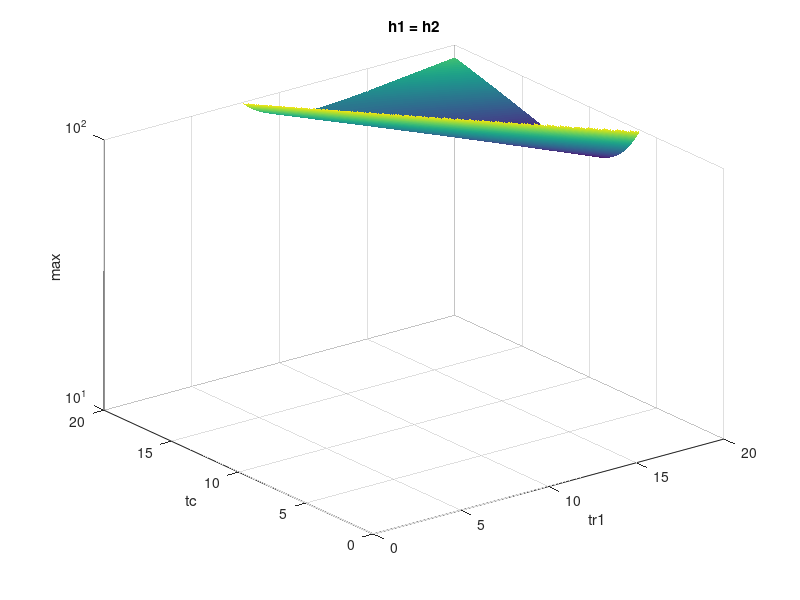

The MATLAB script that drew this image:
clear;
c = 3*10^8; f_c = 2.4*10^6; a = 0.5;
tc = [0:0.05:20];
tr1 = [0:0.05:20];
d1 = 23.7;   d2 = d1;               % 21.7403898
PL1 = c/(4*pi*f_c*d1)*exp(-a*d1/2); PL2 = c/(4*pi*f_c*d2)*exp(-a*d2/2);

Pn =  0.01;     % noise power
b1 = 1/(PL1); b2 = 1/(PL2);
Ts = 0.000025;        % 改distance相当于改h   
Pc = 1; D = 300; % packet size
h1 = 8;   h2 = 8;    z1 = h1^2;   z2 = h2^2;    % h is used as power gain
u1 = 0.3; u2 = u1;
% 迭代选取近似点（tr1,tr2），在每个近似点求解近似函数的最小值作为此处原函数的值，遍历更新近似点，直到连续两次迭代求解出的值之差<0.001, 然后将该值与原函数遍历求出的最小值比较（tr1、tr2、AoI）
% 每次迭代更新F值
% 先横向再纵向，tr2 = tr1
F = 1;      n = 2;
for i = 1:length(tr1)
    for j = 1:length(tc)
        tr1_t = tr1(i);                                         tr2_t = tr1_t;
        tc_t = tc(j);
        T_t = tr2_t + tr1_t + tc_t;
        tc1 = tc_t+tr2_t;                                       tc2 = tc_t+tr1_t;           
        
        E1 = u1*z1*tc1.*Pc/b1;                                  E2 = u2*z2*tc2.*Pc/b2;      %b1、b2是论文中D^2.7  

        Pr1 = E1./tr1_t;                                        Pr2 = E2./tr2_t;                
        
        gamma1 = Pr1.*z1./(b1*(Pn+h1*Pc));                      gamma2 = Pr2.*z2./(b2*(Pn+h2*Pc));
        
        r1 = D*Ts./tr1_t;                                       r2 = D*Ts./tr2_t;         % coding rate
        n1 = tr1_t./Ts;                                         n2 = tr2_t./Ts;           % blocklength 
        C1 = log2(1+gamma1);                                    C2 = log2(1+gamma2);    % Shannon capacity
        V1 = (2*gamma1+gamma1.^2)./(1+gamma1).^2;               V2 = (2*gamma2+gamma2.^2)./(1+gamma2).^2;        
        error1 = qfunc(sqrt(n1./V1).*(C1-r1).*log(2));          error2 = qfunc(sqrt(n2./V2).*(C2-r2).*log(2));
        error = max(error1,error2);

        AoI(i,j) = 0.5*T_t+1/F*((T_t+F/(1-error))/n)^2;
        
        if isnan(AoI(i,j))
            F = 1;
        else
            F = -((1-error)^2*(2*T_t/(1-error)+2*T_t-4*AoI(i,j)))/2;
        end
    end
end

AoI(AoI > 100) = NaN;
p3 = surf(tr1,tc,AoI);set(gca,'ZScale','log');shading interp;hold on;
xlabel('tr1');ylabel('tc');zlabel('max');title('h1 = h2');
% 结果最小值对应tr1和tr2与原函数相同，近似最优值高于原函数最优值